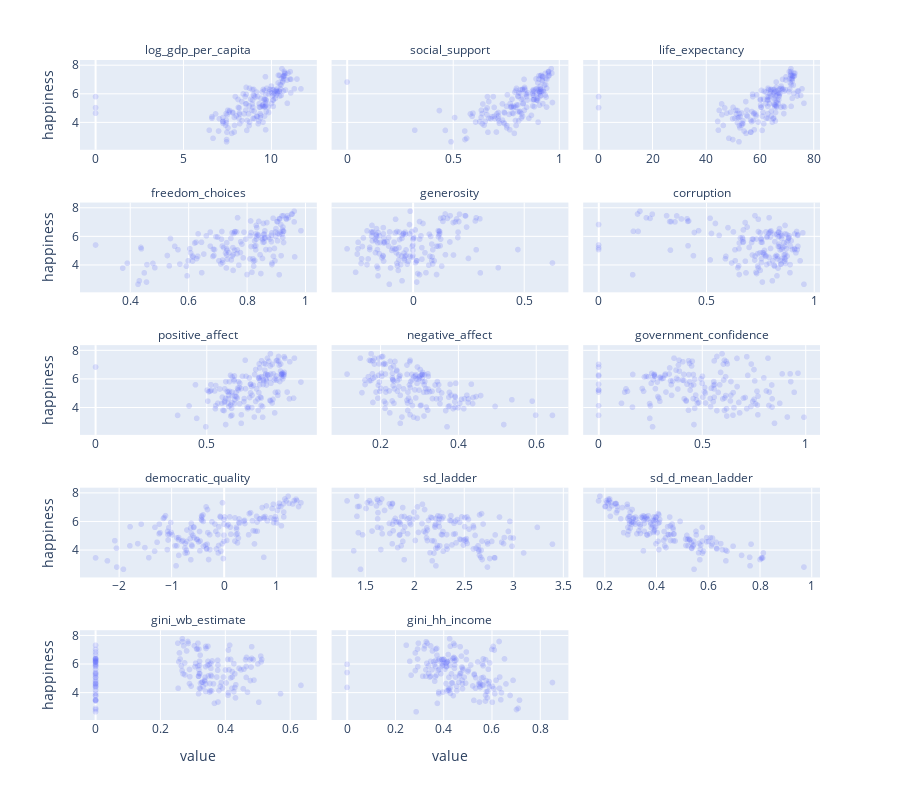

The code cell stored with this chart in its notebook:
### Markdown cell above
After gaining a preliminary understanding, let's now use scatter plots to visually demonstrate the relationship between each feature and happiness, using 2017 as an example.

### Code cell
# Filter the data for the year 2017
happiness_2017 = happiness_clean[happiness_clean['year'] == 2017]

# Select the feature columns excluding 'happiness' and 'year'
columns_to_plot = ['log_gdp_per_capita', 'social_support', 'life_expectancy', 'freedom_choices', 
                   'generosity', 'corruption', 'positive_affect', 'negative_affect', 
                   'government_confidence', 'democratic_quality', 'sd_ladder', 'sd_d_mean_ladder', 
                   'gini_wb_estimate','gini_hh_income']

# Include the 'happiness' column in the DataFrame
happiness_2017['happiness'] = happiness_2017['happiness']

# Use melt to convert the data into long format
happiness_2017_melted = happiness_2017.melt(id_vars=["year", "happiness"], value_vars=columns_to_plot,
                                            var_name="variable", value_name="value")

# Create a scatter plot
fig = px.scatter(happiness_2017_melted, 
                 x="value", 
                 y="happiness", 
                 facet_col="variable", 
                 facet_col_wrap=3, 
                 opacity=0.2, 
                 height=800, 
                 facet_row_spacing=0.08)

# Update the subplot titles
fig.for_each_annotation(lambda a: a.update(text=a.text.split('=')[-1]))

# Update the x-axis settings
fig.update_xaxes(matches=None, showticklabels=True)

fig.show()

### Figure 1 — Plotly figure (JSON) as saved in the notebook; plotly's stock layout.template omitted (floating-point values rounded to 4 significant figures; data arrays with more than 128 entries replaced by an {"elided": "..."} marker saying what was removed)
{"data": [{"hovertemplate": "variable=log_gdp_per_capita<br>value=%{x}<br>happiness=%{y}<extra></extra>", "legendgroup": "", "marker": {"color": "#636efa", "opacity": 0.2, "symbol": "circle"}, "mode": "markers", "name": "", "showlegend": false, "type": "scattergl", "x": {"elided": "164 float values"}, "xaxis": "x13", "y": {"elided": "164 float values"}, "yaxis": "y13"}, {"hovertemplate": "variable=social_support<br>value=%{x}<br>happiness=%{y}<extra></extra>", "legendgroup": "", "marker": {"color": "#636efa", "opacity": 0.2, "symbol": "circle"}, "mode": "markers", "name": "", "showlegend": false, "type": "scattergl", "x": {"elided": "164 float values"}, "xaxis": "x14", "y": {"elided": "164 float values"}, "yaxis": "y14"}, {"hovertemplate": "variable=life_expectancy<br>value=%{x}<br>happiness=%{y}<extra></extra>", "legendgroup": "", "marker": {"color": "#636efa", "opacity": 0.2, "symbol": "circle"}, "mode": "markers", "name": "", "showlegend": false, "type": "scattergl", "x": {"elided": "164 float values"}, "xaxis": "x15", "y": {"elided": "164 float values"}, "yaxis": "y15"}, {"hovertemplate": "variable=freedom_choices<br>value=%{x}<br>happiness=%{y}<extra></extra>", "legendgroup": "", "marker": {"color": "#636efa", "opacity": 0.2, "symbol": "circle"}, "mode": "markers", "name": "", "showlegend": false, "type": "scattergl", "x": {"elided": "164 float values"}, "xaxis": "x10", "y": {"elided": "164 float values"}, "yaxis": "y10"}, {"hovertemplate": "variable=generosity<br>value=%{x}<br>happiness=%{y}<extra></extra>", "legendgroup": "", "marker": {"color": "#636efa", "opacity": 0.2, "symbol": "circle"}, "mode": "markers", "name": "", "showlegend": false, "type": "scattergl", "x": {"elided": "164 float values"}, "xaxis": "x11", "y": {"elided": "164 float values"}, "yaxis": "y11"}, {"hovertemplate": "variable=corruption<br>value=%{x}<br>happiness=%{y}<extra></extra>", "legendgroup": "", "marker": {"color": "#636efa", "opacity": 0.2, "symbol": "circle"}, "mode": "markers", "name": "", "showlegend": false, "type": "scattergl", "x": {"elided": "164 float values"}, "xaxis": "x12", "y": {"elided": "164 float values"}, "yaxis": "y12"}, {"hovertemplate": "variable=positive_affect<br>value=%{x}<br>happiness=%{y}<extra></extra>", "legendgroup": "", "marker": {"color": "#636efa", "opacity": 0.2, "symbol": "circle"}, "mode": "markers", "name": "", "showlegend": false, "type": "scattergl", "x": {"elided": "164 float values"}, "xaxis": "x7", "y": {"elided": "164 float values"}, "yaxis": "y7"}, {"hovertemplate": "variable=negative_affect<br>value=%{x}<br>happiness=%{y}<extra></extra>", "legendgroup": "", "marker": {"color": "#636efa", "opacity": 0.2, "symbol": "circle"}, "mode": "markers", "name": "", "showlegend": false, "type": "scattergl", "x": {"elided": "164 float values"}, "xaxis": "x8", "y": {"elided": "164 float values"}, "yaxis": "y8"}, {"hovertemplate": "variable=government_confidence<br>value=%{x}<br>happiness=%{y}<extra></extra>", "legendgroup": "", "marker": {"color": "#636efa", "opacity": 0.2, "symbol": "circle"}, "mode": "markers", "name": "", "showlegend": false, "type": "scattergl", "x": {"elided": "164 float values"}, "xaxis": "x9", "y": {"elided": "164 float values"}, "yaxis": "y9"}, {"hovertemplate": "variable=democratic_quality<br>value=%{x}<br>happiness=%{y}<extra></extra>", "legendgroup": "", "marker": {"color": "#636efa", "opacity": 0.2, "symbol": "circle"}, "mode": "markers", "name": "", "showlegend": false, "type": "scattergl", "x": {"elided": "164 float values"}, "xaxis": "x4", "y": {"elided": "164 float values"}, "yaxis": "y4"}, {"hovertemplate": "variable=sd_ladder<br>value=%{x}<br>happiness=%{y}<extra></extra>", "legendgroup": "", "marker": {"color": "#636efa", "opacity": 0.2, "symbol": "circle"}, "mode": "markers", "name": "", "showlegend": false, "type": "scattergl", "x": {"elided": "164 float values"}, "xaxis": "x5", "y": {"elided": "164 float values"}, "yaxis": "y5"}, {"hovertemplate": "variable=sd_d_mean_ladder<br>value=%{x}<br>happiness=%{y}<extra></extra>", "legendgroup": "", "marker": {"color": "#636efa", "opacity": 0.2, "symbol": "circle"}, "mode": "markers", "name": "", "showlegend": false, "type": "scattergl", "x": {"elided": "164 float values"}, "xaxis": "x6", "y": {"elided": "164 float values"}, "yaxis": "y6"}, {"hovertemplate": "variable=gini_wb_estimate<br>value=%{x}<br>happiness=%{y}<extra></extra>", "legendgroup": "", "marker": {"color": "#636efa", "opacity": 0.2, "symbol": "circle"}, "mode": "markers", "name": "", "showlegend": false, "type": "scattergl", "x": {"elided": "164 float values"}, "xaxis": "x", "y": {"elided": "164 float values"}, "yaxis": "y"}, {"hovertemplate": "variable=gini_hh_income<br>value=%{x}<br>happiness=%{y}<extra></extra>", "legendgroup": "", "marker": {"color": "#636efa", "opacity": 0.2, "symbol": "circle"}, "mode": "markers", "name": "", "showlegend": false, "type": "scattergl", "x": {"elided": "164 float values"}, "xaxis": "x2", "y": {"elided": "164 float values"}, "yaxis": "y2"}], "layout": {"annotations": [{"font": {}, "showarrow": false, "text": "gini_wb_estimate", "x": 0.16, "xanchor": "center", "xref": "paper", "y": 0.136, "yanchor": "bottom", "yref": "paper"}, {"font": {}, "showarrow": false, "text": "gini_hh_income", "x": 0.5, "xanchor": "center", "xref": "paper", "y": 0.136, "yanchor": "bottom", "yref": "paper"}, {"font": {}, "showarrow": false, "text": "democratic_quality", "x": 0.16, "xanchor": "center", "xref": "paper", "y": 0.352, "yanchor": "bottom", "yref": "paper"}, {"font": {}, "showarrow": false, "text": "sd_ladder", "x": 0.5, "xanchor": "center", "xref": "paper", "y": 0.352, "yanchor": "bottom", "yref": "paper"}, {"font": {}, "showarrow": false, "text": "sd_d_mean_ladder", "x": 0.84, "xanchor": "center", "xref": "paper", "y": 0.352, "yanchor": "bottom", "yref": "paper"}, {"font": {}, "showarrow": false, "text": "positive_affect", "x": 0.16, "xanchor": "center", "xref": "paper", "y": 0.568, "yanchor": "bottom", "yref": "paper"}, {"font": {}, "showarrow": false, "text": "negative_affect", "x": 0.5, "xanchor": "center", "xref": "paper", "y": 0.568, "yanchor": "bottom", "yref": "paper"}, {"font": {}, "showarrow": false, "text": "government_confidence", "x": 0.84, "xanchor": "center", "xref": "paper", "y": 0.568, "yanchor": "bottom", "yref": "paper"}, {"font": {}, "showarrow": false, "text": "freedom_choices", "x": 0.16, "xanchor": "center", "xref": "paper", "y": 0.784, "yanchor": "bottom", "yref": "paper"}, {"font": {}, "showarrow": false, "text": "generosity", "x": 0.5, "xanchor": "center", "xref": "paper", "y": 0.784, "yanchor": "bottom", "yref": "paper"}, {"font": {}, "showarrow": false, "text": "corruption", "x": 0.84, "xanchor": "center", "xref": "paper", "y": 0.784, "yanchor": "bottom", "yref": "paper"}, {"font": {}, "showarrow": false, "text": "log_gdp_per_capita", "x": 0.16, "xanchor": "center", "xref": "paper", "y": 1.0, "yanchor": "bottom", "yref": "paper"}, {"font": {}, "showarrow": false, "text": "social_support", "x": 0.5, "xanchor": "center", "xref": "paper", "y": 1.0, "yanchor": "bottom", "yref": "paper"}, {"font": {}, "showarrow": false, "text": "life_expectancy", "x": 0.84, "xanchor": "center", "xref": "paper", "y": 1.0, "yanchor": "bottom", "yref": "paper"}], "height": 800, "legend": {"tracegroupgap": 0}, "margin": {"t": 60}, "xaxis": {"anchor": "y", "domain": [0, 0.32], "showticklabels": true, "title": {"text": "value"}}, "xaxis10": {"anchor": "y10", "domain": [0, 0.32], "showticklabels": true}, "xaxis11": {"anchor": "y11", "domain": [0.34, 0.66], "showticklabels": true}, "xaxis12": {"anchor": "y12", "domain": [0.68, 1.0], "showticklabels": true}, "xaxis13": {"anchor": "y13", "domain": [0, 0.32], "showticklabels": true}, "xaxis14": {"anchor": "y14", "domain": [0.34, 0.66], "showticklabels": true}, "xaxis15": {"anchor": "y15", "domain": [0.68, 1.0], "showticklabels": true}, "xaxis2": {"anchor": "y2", "domain": [0.34, 0.66], "showticklabels": true, "title": {"text": "value"}}, "xaxis3": {"anchor": "y3", "domain": [0.68, 1.0], "showticklabels": true, "title": {"text": "value"}}, "xaxis4": {"anchor": "y4", "domain": [0, 0.32], "showticklabels": true}, "xaxis5": {"anchor": "y5", "domain": [0.34, 0.66], "showticklabels": true}, "xaxis6": {"anchor": "y6", "domain": [0.68, 1.0], "showticklabels": true}, "xaxis7": {"anchor": "y7", "domain": [0, 0.32], "showticklabels": true}, "xaxis8": {"anchor": "y8", "domain": [0.34, 0.66], "showticklabels": true}, "xaxis9": {"anchor": "y9", "domain": [0.68, 1.0], "showticklabels": true}, "yaxis": {"anchor": "x", "domain": [0, 0.136], "title": {"text": "happiness"}}, "yaxis10": {"anchor": "x10", "domain": [0.648, 0.784], "matches": "y", "title": {"text": "happiness"}}, "yaxis11": {"anchor": "x11", "domain": [0.648, 0.784], "matches": "y", "showticklabels": false}, "yaxis12": {"anchor": "x12", "domain": [0.648, 0.784], "matches": "y", "showticklabels": false}, "yaxis13": {"anchor": "x13", "domain": [0.864, 1.0], "matches": "y", "title": {"text": "happiness"}}, "yaxis14": {"anchor": "x14", "domain": [0.864, 1.0], "matches": "y", "showticklabels": false}, "yaxis15": {"anchor": "x15", "domain": [0.864, 1.0], "matches": "y", "showticklabels": false}, "yaxis2": {"anchor": "x2", "domain": [0, 0.136], "matches": "y", "showticklabels": false}, "yaxis3": {"anchor": "x3", "domain": [0, 0.136], "matches": "y", "showticklabels": false}, "yaxis4": {"anchor": "x4", "domain": [0.216, 0.352], "matches": "y", "title": {"text": "happiness"}}, "yaxis5": {"anchor": "x5", "domain": [0.216, 0.352], "matches": "y", "showticklabels": false}, "yaxis6": {"anchor": "x6", "domain": [0.216, 0.352], "matches": "y", "showticklabels": false}, "yaxis7": {"anchor": "x7", "domain": [0.432, 0.568], "matches": "y", "title": {"text": "happiness"}}, "yaxis8": {"anchor": "x8", "domain": [0.432, 0.568], "matches": "y", "showticklabels": false}, "yaxis9": {"anchor": "x9", "domain": [0.432, 0.568], "matches": "y", "showticklabels": false}}}
